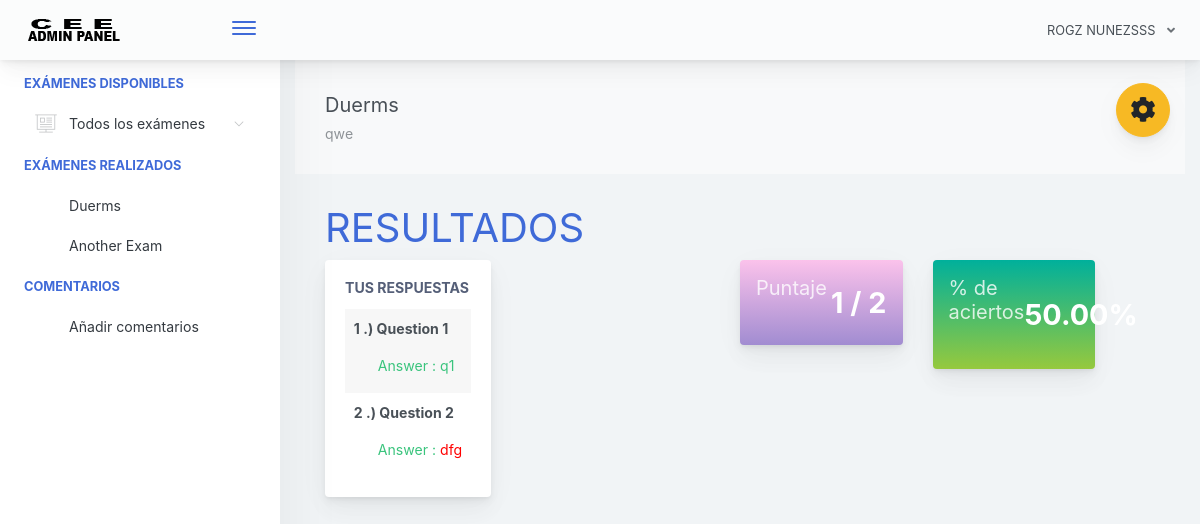
The page /home.php?page=result&id=11 (signed in) on the database its author committed.
### tables this page shows
CREATE TABLE `examinee_tbl` (
  `exmne_id` int(11) NOT NULL,
  `exmne_fullname` varchar(1000) NOT NULL,
  `exmne_course` varchar(1000) NOT NULL,
  `exmne_gender` varchar(1000) NOT NULL,
  `exmne_birthdate` varchar(1000) NOT NULL,
  `exmne_year_level` varchar(1000) NOT NULL,
  `exmne_email` varchar(1000) NOT NULL,
  `exmne_password` varchar(1000) NOT NULL,
  `exmne_status` varchar(1000) NOT NULL DEFAULT 'active'
);

CREATE TABLE `exam_tbl` (
  `ex_id` int(11) NOT NULL,
  `cou_id` int(11) NOT NULL,
  `ex_title` varchar(1000) NOT NULL,
  `ex_time_limit` varchar(1000) NOT NULL,
  `ex_questlimit_display` int(11) NOT NULL,
  `ex_description` varchar(1000) NOT NULL,
  `ex_created` timestamp NOT NULL DEFAULT current_timestamp() ON UPDATE current_timestamp()
);

CREATE TABLE `exam_question_tbl` (
  `eqt_id` int(11) NOT NULL,
  `exam_id` int(11) NOT NULL,
  `exam_question` varchar(1000) NOT NULL,
  `exam_ch1` varchar(1000) NOT NULL,
  `exam_ch2` varchar(1000) NOT NULL,
  `exam_ch3` varchar(1000) NOT NULL,
  `exam_ch4` varchar(1000) NOT NULL,
  `exam_answer` varchar(1000) NOT NULL,
  `exam_status` varchar(1000) NOT NULL DEFAULT 'active'
);

CREATE TABLE `exam_answers` (
  `exans_id` int(11) NOT NULL,
  `axmne_id` int(11) NOT NULL,
  `exam_id` int(11) NOT NULL,
  `quest_id` int(11) NOT NULL,
  `exans_answer` varchar(1000) NOT NULL,
  `exans_status` varchar(1000) NOT NULL DEFAULT 'new',
  `exans_created` timestamp NOT NULL DEFAULT current_timestamp() ON UPDATE current_timestamp()
);

### query/selectData.php (called while the page is built, shortened)
<?php
$exmneId = $_SESSION['examineeSession']['exmne_id'];
$selExmneeData = $conn->query("SELECT * FROM examinee_tbl WHERE exmne_id='$exmneId' ")->fetch(PDO::FETCH_ASSOC);

### pages/result.php (the view, shortened to what this page needs)
<?php
   $examId = $_GET['id'];
   $selExam = $conn->query("SELECT * FROM exam_tbl WHERE ex_id='$examId' ")->fetch(PDO::FETCH_ASSOC);
   ?>
<div class="app-main__outer">
    <div class="app-main__inner">
        <div id="refreshData">
            <div class="col-md-12">
                <div class="app-page-title">
                    <div class="page-title-wrapper">
                        <div class="page-title-heading">
                            <div>
                                <?php echo $selExam['ex_title']; ?>
                                <div class="page-title-subheading">
                                    <?php echo $selExam['ex_description']; ?>
                                </div>
                            </div>
                        </div>
                    </div>
                </div>
                <div class="row col-md-12">
                    <h1 class="text-primary">RESULTADOS</h1>
                </div>
                <div class="row col-md-6 float-left">
                    <div class="main-card mb-3 card">
                        <div class="card-body">
                            <h5 class="card-title">Tus respuestas</h5>
                            <table class="align-middle mb-0 table table-borderless table-striped table-hover" id="tableList">
                                <?php
                                   $selQuest = $conn->query("SELECT * FROM exam_question_tbl eqt INNER JOIN exam_answers ea ON eqt.eqt_id = ea.quest_id WHERE eqt.exam_id='$examId' AND ea.axmne_id='$exmneId' AND ea.exans_status='new' ");
                                   $i = 1;
                                   while ($selQuestRow = $selQuest->fetch(PDO::FETCH_ASSOC)) { ?>
                                    <tr>
                                        <td>
                                            <b>
                                                <p><?php echo $i++; ?> .) <?php echo $selQuestRow['exam_question']; ?></p>
                                            </b>
                                            <label class="pl-4 text-success">
                                                Answer :
                                                <?php
                                                   if ($selQuestRow['exam_answer'] != $selQuestRow['exans_answer']) { ?>
                                                    <span style="color:red"><?php echo $selQuestRow['exans_answer']; ?></span>
                                                <?PHP } else { ?>
                                                    <span class="text-success"><?php echo $selQuestRow['exans_answer']; ?></span>
                                                <?php }
                                                   ?>
                                            </label>
                                        </td>
                                    </tr>
                                <?php }
                                   ?>
                            </table>
                        </div>
                    </div>
                </div>
                <div class="col-md-6 float-left">
                    <div class="col-md-6 float-left">
                        <div class="card mb-3 widget-content bg-night-fade">
                            <div class="widget-content-wrapper text-white">
                                <div class="widget-content-left">
                                    <div class="widget-heading">
                                        <h5>Puntaje</h5>
                                    </div>
                                    <div class="widget-subheading" style="color: transparent;">/</div>
                                </div>
                                <div class="widget-content-right">
                                    <div class="widget-numbers text-white">
                                        <?php
                                           $selScore = $conn->query("SELECT * FROM exam_question_tbl eqt INNER JOIN exam_answers ea ON eqt.eqt_id = ea.quest_id AND eqt.exam_answer = ea.exans_answer  WHERE ea.axmne_id='$exmneId' AND ea.exam_id='$examId' AND ea.exans_status='new' ");
                                           ?>
                                        <span>
                                            <?php echo $selScore->rowCount(); ?>
                                            <?php
                                               $over  = $selExam['ex_questlimit_display'];
                                               ?>
                                        </span> / <?php echo $over; ?>
                                    </div>
                                </div>
                            </div>
                        </div>
                    </div>
                    <div class="col-md-6 float-left">
                        <div class="card mb-3 widget-content bg-happy-green">
                            <div class="widget-content-wrapper text-white">
                                <div class="widget-content-left">
                                    <div class="widget-heading">
                                        <h5>% de aciertos</h5>
                                    </div>
                                    <div class="widget-subheading" style="color: transparent;">/</div>
                                </div>
                                <div class="widget-content-right">
                                    <div class="widget-numbers text-white">
                                        <?php
                                           $selScore = $conn->query("SELECT * FROM exam_question_tbl eqt INNER JOIN exam_answers ea ON eqt.eqt_id = ea.quest_id AND eqt.exam_answer = ea.exans_answer  WHERE ea.axmne_id='$exmneId' AND ea.exam_id='$examId' AND ea.exans_status='new' ");
                                           ?>
                                        <span>
                                            <?php
                                               $score = $selScore->rowCount();
                                               $ans = $score / $over * 100;
                                               echo number_format($ans, 2);
                                               ?>
                                        </span>
                                    </div>
                                </div>
                            </div>
                        </div>
                    </div>
                </div>
            </div>
        </div>
    </div>

### includes/header.php (shortened to what this page needs)
<?php
include("conn.php");
include("query/selectData.php");
?>
<!doctype html>
<html lang="en">
<head>
    <link href="./main.css" rel="stylesheet">
    <link href="css/sweetalert.css" rel="stylesheet">
</head>
<body id="body">
    <div class="app-container app-theme-white body-tabs-shadow fixed-sidebar fixed-header">
        <div class="app-header header-shadow">
            <div class="app-header__logo">
                <a href="home.php">
                    <div class="logo-src"></div>
                </a>
                <div class="header__pane ml-auto">
                    <div>
                        <button type="button" class="hamburger close-sidebar-btn hamburger--elastic" data-class="closed-sidebar">
                            <span class="hamburger-box">
                                <span class="hamburger-inner"></span>
                            </span>
                        </button>
                    </div>
                </div>
            </div>
            <div class="app-header__content">
                <div class="app-header-right">
                    <div class="header-btn-lg pr-0">
                        <div class="widget-content p-0">
                            <div class="widget-content-wrapper">
                                <div class="widget-content-left">
                                    <div class="btn-group">
                                        <a data-toggle="dropdown" aria-haspopup="true" aria-expanded="false" class="p-0 btn">
                                            <?php
                                            echo strtoupper($selExmneeData['exmne_fullname']);
                                            ?>
                                            <i class="fa fa-angle-down ml-2 opacity-8"></i>
                                        </a>
                                    </div>
                                </div>
                            </div>
                        </div>
                    </div>
                </div>
            </div>
        </div>

### includes/ui-theme.php (shortened to what this page needs)
<div class="ui-theme-settings">
    <button type="button" id="TooltipDemo" class="btn-open-options btn btn-warning" style="top:110px !important;">
        <i class="fa fa-cog fa-w-16 fa-spin fa-2x"></i>
    </button>
</div>

### home.php (shortened to what this page needs)
<?php include("includes/header.php"); ?>
<?php include("includes/ui-theme.php"); ?>
<div class="app-main">
  <?php include("includes/sidebar.php"); ?>
  <?php
  @$page = $_GET['page'];
  if ($page != '') {
    if ($page == "exam") {
      include("pages/exam.php");
    } else if ($page == "result") {
      include("pages/result.php");
    } else if ($page == "myscores") {
      include("pages/myscores.php");
    }
  }
  else {
    include("pages/home.php");
  }
  ?>
  <?php include("includes/footer.php"); ?>

### includes/sidebar.php (shortened to what this page needs)
<div class="app-sidebar sidebar-shadow">
        <div class="scrollbar-sidebar">
        <div class="app-sidebar__inner">
            <ul class="vertical-nav-menu">
                <li class="app-sidebar__heading">EXÁMENES DISPONIBLES</li>
                <li>
                <a href="#">
                     <i class="metismenu-icon pe-7s-display2"></i>
                     Todos los exámenes
                    <i class="metismenu-state-icon pe-7s-angle-down caret-left"></i>
                </a>
                </li>
                 <li class="app-sidebar__heading">EXÁMENES REALIZADOS</li>
                <li>
                  <?php
                    $selTakenExam = $conn->query("SELECT * FROM exam_tbl et INNER JOIN exam_attempt ea ON et.ex_id = ea.exam_id WHERE exmne_id='$exmneId' ORDER BY ea.examat_id  ");
                    if($selTakenExam->rowCount() > 0)
                    {
                        while ($selTakenExamRow = $selTakenExam->fetch(PDO::FETCH_ASSOC)) { ?>
                            <a href="home.php?page=result&id=<?php echo $selTakenExamRow['ex_id']; ?>" >
                                <?php echo $selTakenExamRow['ex_title']; ?>
                            </a>
                        <?php }
                    }
                    else
                    { ?>
                        <a href="#" class="pl-3">Aún no has hecho el examen</a>
                    <?php }
                   ?>
                </li>
                <li class="app-sidebar__heading">COMENTARIOS</li>
                <li>
                    <a href="#" data-toggle="modal" data-target="#feedbacksModal" >
                    Añadir comentarios
                    </a>
                </li>
            </ul>
        </div>
    </div>
</div>

### includes/footer.php (shortened to what this page needs)
</div>
</div>
</div>
</body>
</html>

### rows shown on the page
examinee_tbl: exmne_fullname "ROGZ NUNEZSSS"
exam_tbl: ex_title "Duerms", ex_description "qwe", ex_questlimit_display "2", ex_questlimit_display "50.00"
exam_tbl: ex_title "Another Exam"
exam_question_tbl: exam_question "Question 1", exam_answers.exans_answer "q1"
exam_question_tbl: exam_question "Question 2", exam_answers.exans_answer "dfg"

### other values the page prints
$selScore->rowCount() "1"
